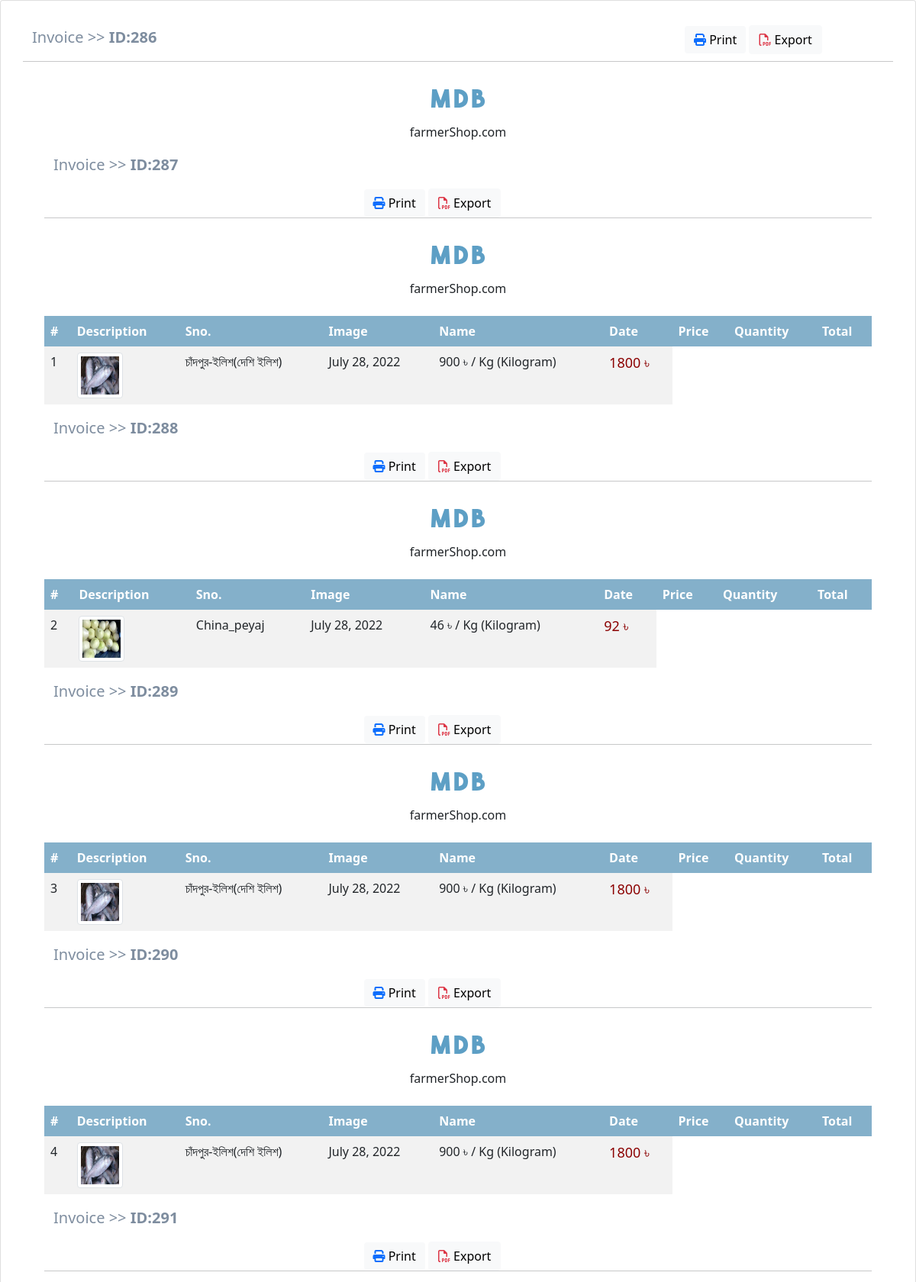
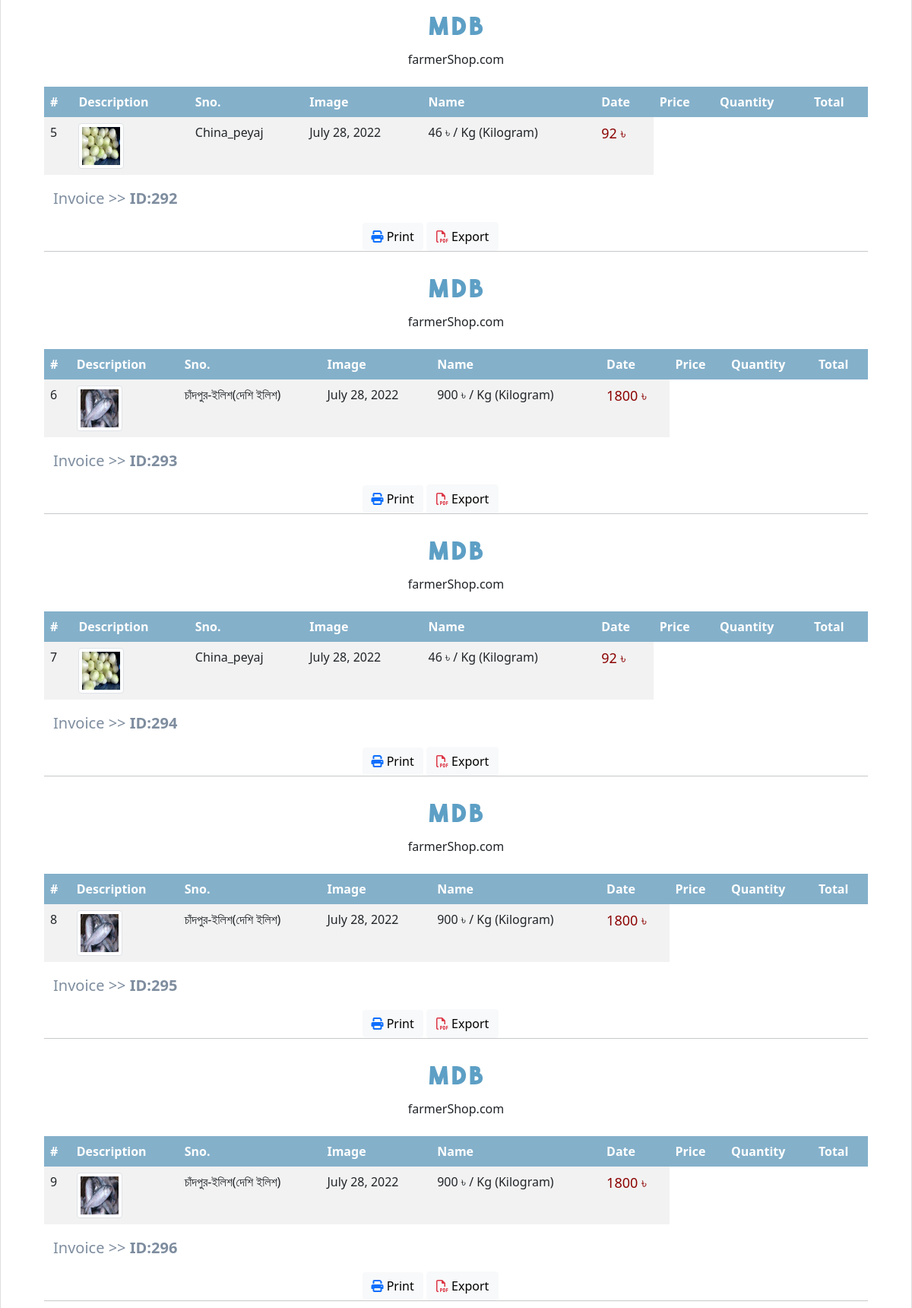
The page /invoice/ (signed in, upper part) on the database its author committed (2 pictures, top to bottom).
### Store/models/orders.py (models this page shows, shortened)
class Order(models.Model):
    product = models.ForeignKey(Product, on_delete=models.CASCADE)
    user = models.ForeignKey(User, on_delete=models.CASCADE)
    address = models.TextField(max_length=300, blank=True, default='')
    price = models.IntegerField()
    quantity = models.IntegerField(default=1)
    unit = models.ForeignKey(Unit_Type, on_delete=models.CASCADE, default='kg')
    phone = models.CharField(max_length=50)
    email = models.EmailField(max_length = 254)
    date = models.DateField(default = datetime.datetime.today)
    status = models.BooleanField(default=False)
    @staticmethod
    def get_orders_by_user(user_id):
        return Order\
        .objects\
        .filter(user = user_id).order_by('-date')

### Store/models/products.py (models this page shows, shortened)
class Product(models.Model):
    name = models.CharField(max_length=50)
    category = models.ForeignKey(Category, on_delete=models.CASCADE,  default=1)
    unit= models.ForeignKey(Unit_Type, on_delete=models.CASCADE,  default='kg')
    Unit_price = models.IntegerField(default=0)
    quantity = models.IntegerField(default=0)
    description = models.CharField(max_length=200, default='', null=True, blank=True)
    image = models.ImageField(upload_to = 'upload/productsImg/')
    krishok = models.ForeignKey(User, limit_choices_to= { 'groups__name': 'Farmer'}, on_delete=models.CASCADE, default=1)

### Store/models/unit_type.py (models this page shows)
class Unit_Type(models.Model):
    unit_name = models.CharField(max_length=50)
    def __str__(self):
        return self.unit_name

### Store/middlewares/auth.py (the view)
    def middleware(request):
        returnUrl= request.META['PATH_INFO']
        print(request.META['PATH_INFO'])
        user = request.session.get('current_user_id')
        if not user :
            return redirect(f'/login/?return_url={returnUrl}')
        print("this is middleware",middleware)
        response = get_response(request)
        return response

### Store/templatetags/custom_filter.py (called while the page is built)
@register.filter(name="currency")
def currency(price):
    return str(price)+" ৳"

@register.filter(name="total_price_of_order")
def total_price_of_order(number, number1):
    return number * number1

### Store/views.py (called while the page is built)
    def get(self, request):
        user = request.session.get("current_user_id")
        orders = Order.get_orders_by_user(user)
        return render(request, 'store/ne_email.html',{"orders":orders} )

### Store/templates/store/ne_email.html (shortened to what this page needs)
{% load cart %}
{% load custom_filter %}
<!DOCTYPE html>
<html lang="en">
<head>
    <link rel="stylesheet" href="https://cdnjs.cloudflare.com/ajax/libs/font-awesome/6.1.1/css/all.min.css">
    <link href="https://cdn.jsdelivr.net/npm/bootstrap@5.1.0/dist/css/bootstrap.min.css" rel="stylesheet"
>
</head>
<body>
    <div class="card">
        <div class="card-body">
          <div class="container mb-5 mt-3">
            <div class="row d-flex align-items-baseline">
              <div class="col-xl-9">
                {% for order in orders %}
                <p style="color: #7e8d9f;font-size: 20px;">Invoice >>
                    <strong>ID:{{order.id}} </strong></p>
              </div>
              <div class="col-xl-3 float-end">
                <a class="btn btn-light text-capitalize border-0" data-mdb-ripple-color="dark"><i
                    class="fas fa-print text-primary"></i> Print</a>
                <a class="btn btn-light text-capitalize" data-mdb-ripple-color="dark"><i
                    class="far fa-file-pdf text-danger"></i> Export</a>
              </div>
              <hr>
            </div>
            <div class="container">
              <div class="col-md-12">
                <div class="text-center">
                  <i class="fab fa-mdb fa-4x ms-0" style="color:#5d9fc5 ;"></i>
                  <p class="pt-0">farmerShop.com</p>
                </div>
              </div>
              <div class="row my-2 mx-1 justify-content-center">
                <table class="table table-striped table-borderless">
                  <thead style="background-color:#84B0CA ;" class="text-white">
                    <tr>
                      <th scope="col">#</th>
                      <th scope="col">Description</th>
                      <th scope="col">Sno.</th>
                        <th scope="col">Image</th>
                        <th scope="col">Name</th>
                        <th scope="col">Date</th>
                        <th scope="col">Price</th>
                        <th scope="col">Quantity</th>
                        <th>Total</th>
                    </tr>
                  </thead>
                  <tbody>
                    <tr>
                        <td>{{forloop.counter}}</td>
                        <td>
                        <img src="{{order.product.image.url}}" class="img-fluid img-thumbnail" alt="" style=" width:60px; height:60px; " >
                        </td>
                        <td> {{order.product.name}} </td>
                        <td> {{order.date}} </td>
                        <td> {{order.product.Unit_price|currency}} / {{order.unit}} </td>
                        <td>
                            <span style="font-size: 18px; color:darkred">
                                {{order.product.Unit_price|total_price_of_order:order.quantity|currency}}
                            </span>
                        </td>
                    </tr>
                    {% endfor %}
                </tbody>
                </table>
              </div>
            </div>
          </div>
        </div>
      </div>
</body>
</html>

### rows shown on the page
Order: id "286", product.image (picture), product.name "চাঁদপুর-ইলিশ(দেশি ইলিশ)", date "July 28, 2022", product.Unit_price "900 ৳", unit "Kg (Kilogram)", product.Unit_price|total_price_of_order "1800 ৳"
Order: id "287", product.image (picture), product.name "China_peyaj", date "July 28, 2022", product.Unit_price "46 ৳", unit "Kg (Kilogram)", product.Unit_price|total_price_of_order "92 ৳"
Order: id "288", product.image (picture), product.name "চাঁদপুর-ইলিশ(দেশি ইলিশ)", date "July 28, 2022", product.Unit_price "900 ৳", unit "Kg (Kilogram)", product.Unit_price|total_price_of_order "1800 ৳"
Order: id "289", product.image (picture), product.name "চাঁদপুর-ইলিশ(দেশি ইলিশ)", date "July 28, 2022", product.Unit_price "900 ৳", unit "Kg (Kilogram)", product.Unit_price|total_price_of_order "1800 ৳"
Order: id "290", product.image (picture), product.name "China_peyaj", date "July 28, 2022", product.Unit_price "46 ৳", unit "Kg (Kilogram)", product.Unit_price|total_price_of_order "92 ৳"
Order: id "291", product.image (picture), product.name "চাঁদপুর-ইলিশ(দেশি ইলিশ)", date "July 28, 2022", product.Unit_price "900 ৳", unit "Kg (Kilogram)", product.Unit_price|total_price_of_order "1800 ৳"
Order: id "292", product.image (picture), product.name "China_peyaj", date "July 28, 2022", product.Unit_price "46 ৳", unit "Kg (Kilogram)", product.Unit_price|total_price_of_order "92 ৳"
Order: id "293", product.image (picture), product.name "চাঁদপুর-ইলিশ(দেশি ইলিশ)", date "July 28, 2022", product.Unit_price "900 ৳", unit "Kg (Kilogram)", product.Unit_price|total_price_of_order "1800 ৳"
Order: id "294", product.image (picture), product.name "চাঁদপুর-ইলিশ(দেশি ইলিশ)", date "July 28, 2022", product.Unit_price "900 ৳", unit "Kg (Kilogram)", product.Unit_price|total_price_of_order "1800 ৳"
Order: id "295"
Order: id "296"
